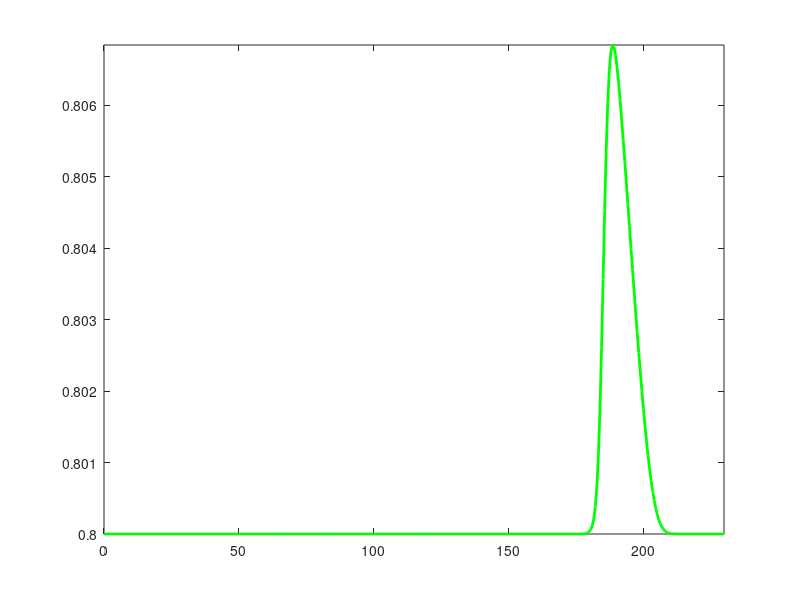
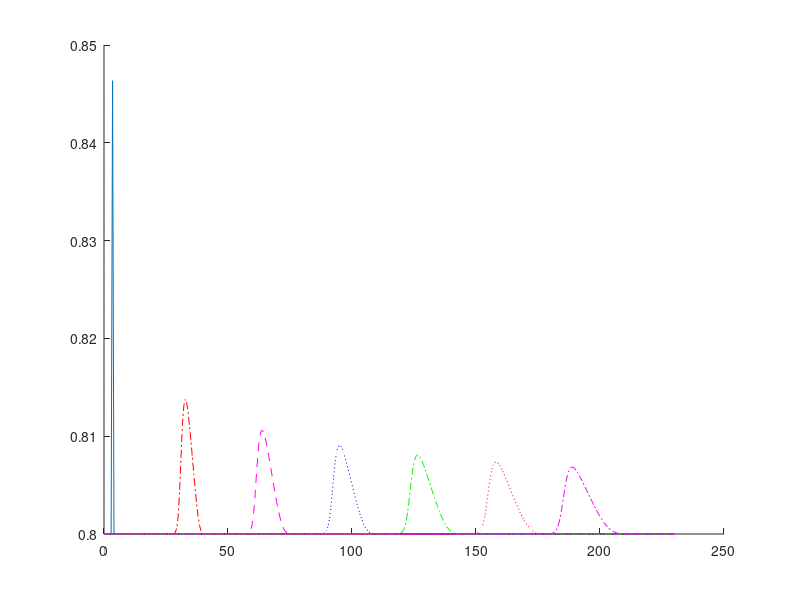
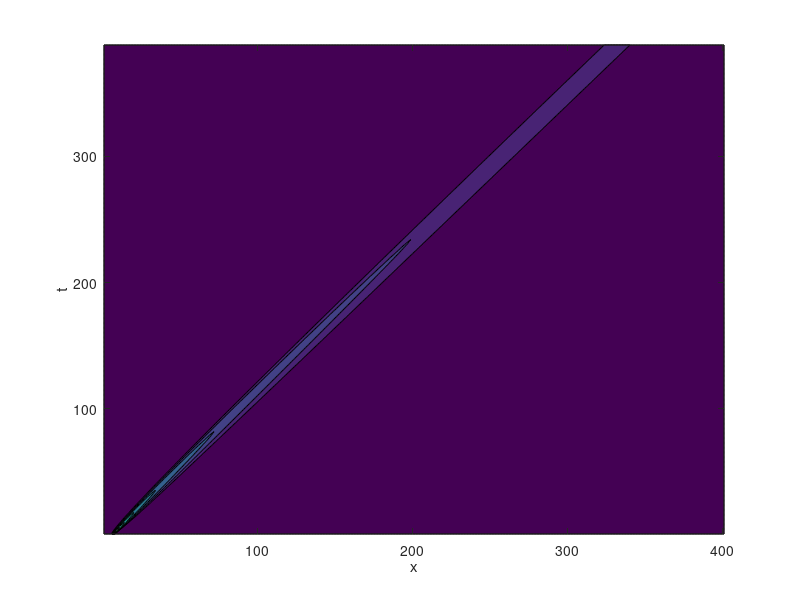
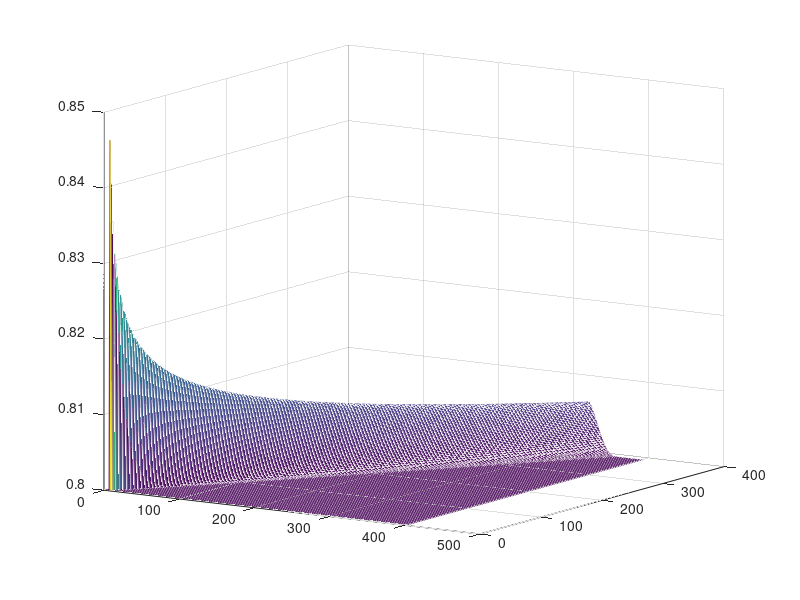

MATLAB code for these plots, in order:
clear all;
close all;

% löse die Transportgleichung: u_t + u_u_x = 0
L = 230;            % 5 Kilometer Streckenlänge (Meter)
T = 40;             % Time of interest (Sekunden) 
c = -5;             % Velocity in u_t + u*u_x = 0 (m/s)
CFL = 0.9;
Imax = 401;         % Anzahl Stützstellen
VMax = 36;          % Maximale Geschwindigkeit (bei RhoMin)  (m/s) 
RhoMax = 1.85;      % Maximale Anzahl an Autos innerhalb eines Kilometers   Auto / Meter
RhoStart = 0.8;       % Minimale Anzahl an Autos innerhalb eines Kilometers (Maximaler Wert bei Einhaltung des Mindestabstands) Auto/Meter

x = linspace(0, L, Imax);
deltaX = L/(Imax - 1);
deltaT = CFL*deltaX/abs(c);
Nmax = ceil(T/deltaT) + 1;

u = zeros(Imax, Nmax);
t = linspace(0, T, Nmax);

% set initial conditions
% Gauss pulse centered at 4
for i = 1: Imax
    if(x(i)<3)
        u(i,1) = RhoStart;
    elseif(x(i)<4)
        u(i,1)=0.15*sin(2*pi*(x(i) - 2)) + RhoStart;
    else
        u(i,1)= RhoStart;
    end
end

for n = 2: Nmax
    %backward differences
    %periodic boundary conditions
    
    u(1, n) = u(1, n - 1) + deltaT/deltaX*c*u(Imax, n - 1)*(u(1, n - 1)-u(Imax, n - 1));
    %u(1, n) = 1;
    u(Imax, n) = u(1, n - 1) + deltaT/deltaX*c*u(1, n - 1)*(u(1, n - 1)-u(Imax, n - 1));
    %u(Imax, n) = 1;
    for i = 2: Imax-1
        c = ((-2)*u(i, n - 1)*VMax)/RhoMax + VMax;
        
        cplus = max(c, 0);
        cminus = min(c, 0);
        
        u(i, n) =  u(i, n - 1) - deltaT/deltaX*cplus*(u(i, n - 1) - u(i - 1, n - 1)) - deltaT/deltaX*cminus*(u(i + 1, n - 1) - u(i, n - 1));
        %u(i, n) = max(u(i, n), RhoMax);
    end
end

%%%%%%%%%%%%%%%%%%%%%%%%%%%%%%%%%%%%%%%%%%%%%%%%%%%%%%%%%%%%%%%%%%%%%%%%%%

figure('Name', 'numerical Solution u','NumberTitle','off')

plot(x, u(1:Imax,1), 'g','LineWidth',2);
axis tight
set(gca,'nextplot','replacechildren');
% Record the movie
for j = 1:Nmax
    plot(x, u(1:Imax,j), 'g','LineWidth',2);
    F(j) = getframe;
end
movie(F,0) % play x+1 times
%%%%%%%%%%%%%%%%%%%%%%%%%%%%%%%%%%%%%%%%%%%%%%%%%%%%%%%%%%%%%%%%%%%%%%%%

figure('Name', 'Numerical vs. exact solution','NumberTitle','off')
hold on;

plot(x, u(1:Imax,1), x, u(1:Imax,  ceil(Nmax/6)),'-.r', x, u(1:Imax, 2* ceil(Nmax/6)), '--m', x, u(1:Imax, 3* ceil(Nmax/6)), ':b', x, u(1:Imax, 4* ceil(Nmax/6)), '-.g', x, u(1:Imax, 5* ceil(Nmax/6)), ':r', x, u(1:Imax, Nmax), '-.m');
%plot(x, v(1:Imax,1), x, v(1:Imax,  ceil(Nmax/6)),'-.r', x, v(1:Imax, 2* ceil(Nmax/6)), '--m', x, v(1:Imax, 3* ceil(Nmax/6)), ':b', x, v(1:Imax, 4* ceil(Nmax/6)), '-.g', x, v(1:Imax, 5* ceil(Nmax/6)), ':r', x, v(1:Imax, Nmax), '-.m');
%%%%%%%%%%%%%%%%%%%%%%%%%%%%%%%%%%%%%%%%%%%%%%%%%%%%%%%%%%%%%%%%%%%%%%%%%%%

figure('Name','u','NumberTitle','off')
C = contourf( u');
xlabel('x')
ylabel('t')

figure('Name','numerical Solution u','NumberTitle','off')
mesh( u');
view (33, 12);
%%%%%%%%%%%%%%%%%%%%%%%%%%%%%%%%%%%%%%%%%%%%%

figure('Name', 'Geschwindigkeit','NumberTitle','off')
plot([RhoMax;0],[0;VMax])
%plot(x, u(1:Imax,1), 'g','LineWidth',2);
%axis tight
%%%%%%%%%%%%%%%%%%%%%%%%%%%%%%%%%%%%%%%%%%%%%%%%%%%%%%%%%%%%%%%%%%%%%%%%